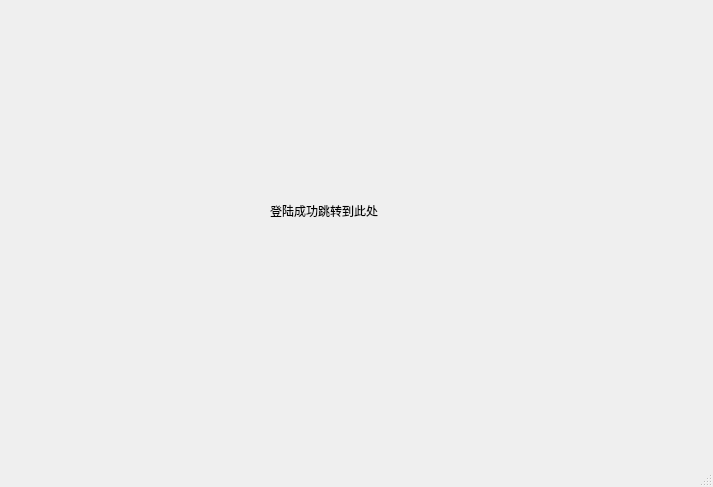
<?xml version="1.0" encoding="UTF-8"?>
<ui version="4.0">
 <class>MainWindow</class>
 <widget class="QMainWindow" name="MainWindow">
  <property name="geometry">
   <rect>
    <x>0</x>
    <y>0</y>
    <width>713</width>
    <height>487</height>
   </rect>
  </property>
  <property name="windowTitle">
   <string>MainWindow</string>
  </property>
  <widget class="QWidget" name="centralwidget">
   <widget class="QLabel" name="label">
    <property name="geometry">
     <rect>
      <x>270</x>
      <y>190</y>
      <width>151</width>
      <height>41</height>
     </rect>
    </property>
    <property name="text">
     <string>登陆成功跳转到此处</string>
    </property>
   </widget>
  </widget>
  <widget class="QMenuBar" name="menubar">
   <property name="geometry">
    <rect>
     <x>0</x>
     <y>0</y>
     <width>713</width>
     <height>26</height>
    </rect>
   </property>
  </widget>
  <widget class="QStatusBar" name="statusbar"/>
 </widget>
 <resources/>
 <connections/>
</ui>
